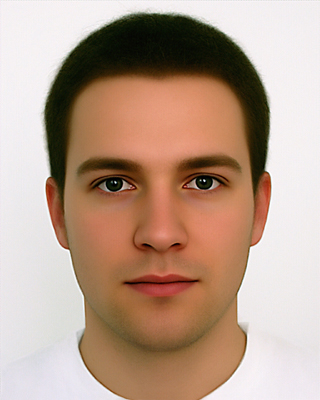
#> input picture face.jpg, 320 x 400 px
$ python face.py
#> lines starting #> are read from the running program, lines starting #| are printed output that depends on the picture; after the words box and inside, x2 and y2 are one past the last pixel; in counts of white or black regions, pixels touching at a corner belong together
import numpy as np
import cv2
import sys

if len(sys.argv) > 1:
    img = cv2.imread(sys.argv[1])
else:
    img = cv2.imread('face.jpg')
#> img is the input picture: shape (400, 320, 3); mean B, G, R 140.9, 158, 184.4

face_cascade = cv2.CascadeClassifier('xml/haarcascade_frontalface_default.xml')
eye_cascade = cv2.CascadeClassifier('xml/haarcascade_eye.xml')
gray = cv2.cvtColor(img, cv2.COLOR_BGR2GRAY)
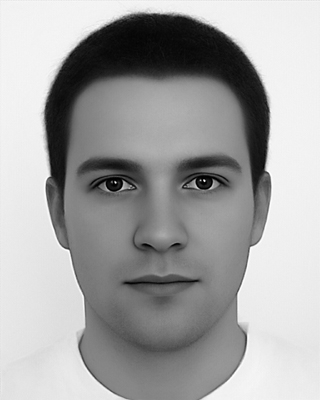
#> gray: shape (400, 320); min 0, max 255, mean 164

faces = face_cascade.detectMultiScale(gray, 1.3, 5)
#> faces = [[43, 90, 229, 229]]
for (x,y,w,h) in faces:
    cv2.rectangle(img,(x,y),(x+w,y+h),(255,0,0),2)
    roi_gray = gray[y:y+h, x:x+w]
    roi_color = img[y:y+h, x:x+w]
    eyes = eye_cascade.detectMultiScale(roi_gray)
    for (ex,ey,ew,eh) in eyes:
        cv2.rectangle(roi_color,(ex,ey),(ex+ew,ey+eh),(0,255,0),2)
#> this loop made 1 pass
#> (x, y, w, h, eyes) on pass 1: (43, 90, 229, 229, [[38, 64, 58, 58], [131, 65, 55, 55], [104, 195, 28, 28]])
#> pass 1, `roi_gray = gray[y:y+h, x:x+w]`:
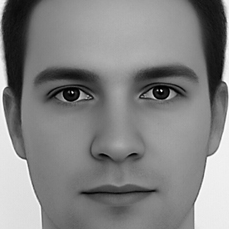
#> roi_gray: shape (229, 229); min 0, max 255, mean 131.2
#> pass 1, `roi_color = img[y:y+h, x:x+w]`:
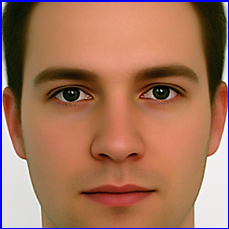
#> roi_color: shape (229, 229, 3); mean B, G, R 92.6, 115.5, 163.9
#> after the loop:
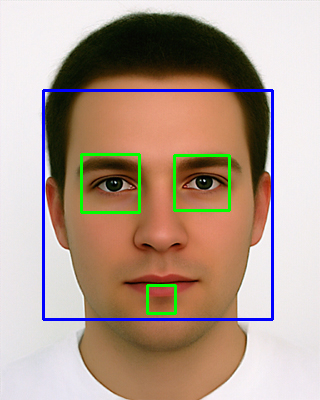
#> img: shape (400, 320, 3); 3.46% of pixels changed, all inside (x1, y1, x2, y2) = (42, 89, 274, 321)
#> after the loop:
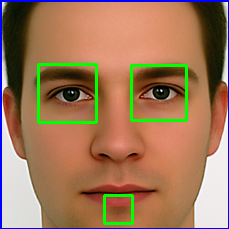
#> roi_color: shape (229, 229, 3); 3.2% of pixels changed, all inside (x1, y1, x2, y2) = (37, 63, 188, 225)
cv2.imshow('img',img)
cv2.waitKey(0)
cv2.destroyAllWindows()
